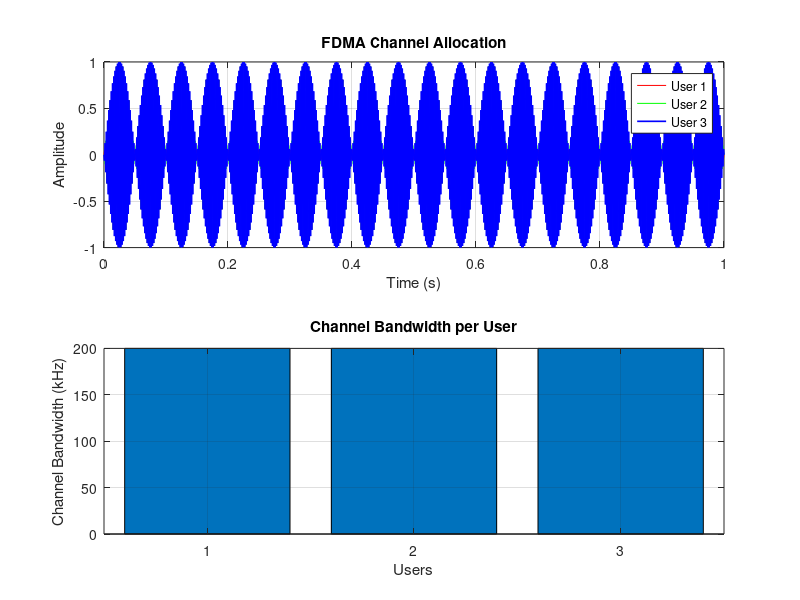
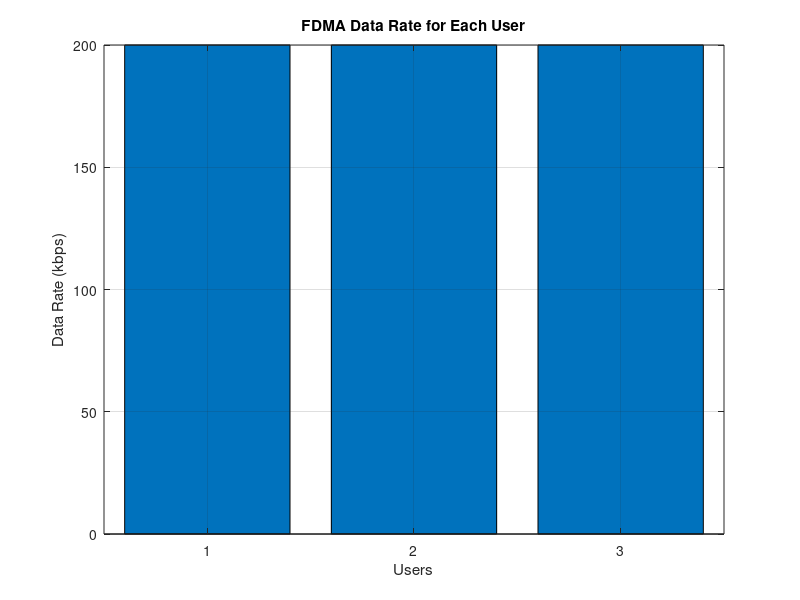
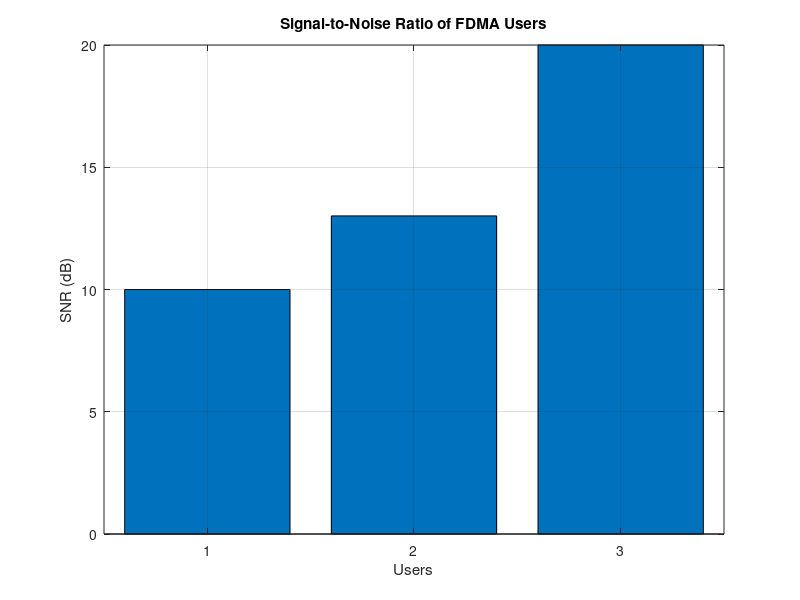

The MATLAB source for these figures, in order:
clc;
clear;
close all;

%% ============================================================
% Create Output Folder
% ============================================================

scriptPath = fileparts(mfilename('fullpath'));

if isempty(scriptPath)
    scriptPath = pwd;
end

outputFolder = fullfile(scriptPath,'FDMA_Output');

if ~exist(outputFolder,'dir')
    mkdir(outputFolder);
end

%% ============================================================
% OBJECTIVE 1: FDMA Channel Allocation
% ============================================================

fs = 1000;
t = 0:1/fs:1;

TBW = 600;          % Total Bandwidth (kHz)
numUsers = 3;

CBW = TBW/numUsers;
fc = [100 300 500];

m = sin(2*pi*10*t);

s1 = m.*cos(2*pi*fc(1)*t);
s2 = m.*cos(2*pi*fc(2)*t);
s3 = m.*cos(2*pi*fc(3)*t);

fig1 = figure;

subplot(2,1,1)
plot(t,s1,'r',t,s2,'g',t,s3,'b','LineWidth',1.2);
grid on;
title('FDMA Channel Allocation');
xlabel('Time (s)');
ylabel('Amplitude');
legend('User 1','User 2','User 3');

subplot(2,1,2)
bar(1:numUsers,CBW*ones(1,numUsers));
grid on;
xlabel('Users');
ylabel('Channel Bandwidth (kHz)');
title('Channel Bandwidth per User');

exportgraphics(fig1,...
    fullfile(outputFolder,'Objective1_FDMA_Channel_Allocation.png'),...
    'Resolution',300);

%% ============================================================
% OBJECTIVE 2: FDMA Data Rate
% ============================================================

BW = 200;
M = 2;

DataRate = BW*log2(M);
Rate = DataRate*ones(numUsers,1);

disp(' ');
disp('OBJECTIVE 2 - DATA RATE');
disp('User    Data Rate (kbps)');
disp([(1:numUsers)' Rate]);

fig2 = figure;

bar(1:numUsers,Rate);
grid on;
xlabel('Users');
ylabel('Data Rate (kbps)');
title('FDMA Data Rate for Each User');

exportgraphics(fig2,...
    fullfile(outputFolder,'Objective2_FDMA_Data_Rate.png'),...
    'Resolution',300);

%% ============================================================
% OBJECTIVE 3: FDMA Signal-to-Noise Ratio
% ============================================================

Ps = 1;
Pn = [0.1;0.05;0.01];

User = (1:numUsers)';
SNR = 10*log10(Ps./Pn);

disp(' ');
disp('OBJECTIVE 3 - SIGNAL TO NOISE RATIO');
disp('User    Noise Power(W)    SNR(dB)');
disp([User Pn SNR]);

fig3 = figure;

bar(User,SNR);
grid on;
xlabel('Users');
ylabel('SNR (dB)');
title('Signal-to-Noise Ratio of FDMA Users');

exportgraphics(fig3,...
    fullfile(outputFolder,'Objective3_FDMA_SNR.png'),...
    'Resolution',300);

%% ============================================================
% Completion Message
% ============================================================

disp(' ');
disp('All three objectives executed successfully.');
disp(['Images saved in: ', outputFolder]);

disp('Saved Files:');
disp(fullfile(outputFolder,'Objective1_FDMA_Channel_Allocation.png'));
disp(fullfile(outputFolder,'Objective2_FDMA_Data_Rate.png'));
disp(fullfile(outputFolder,'Objective3_FDMA_SNR.png'));
